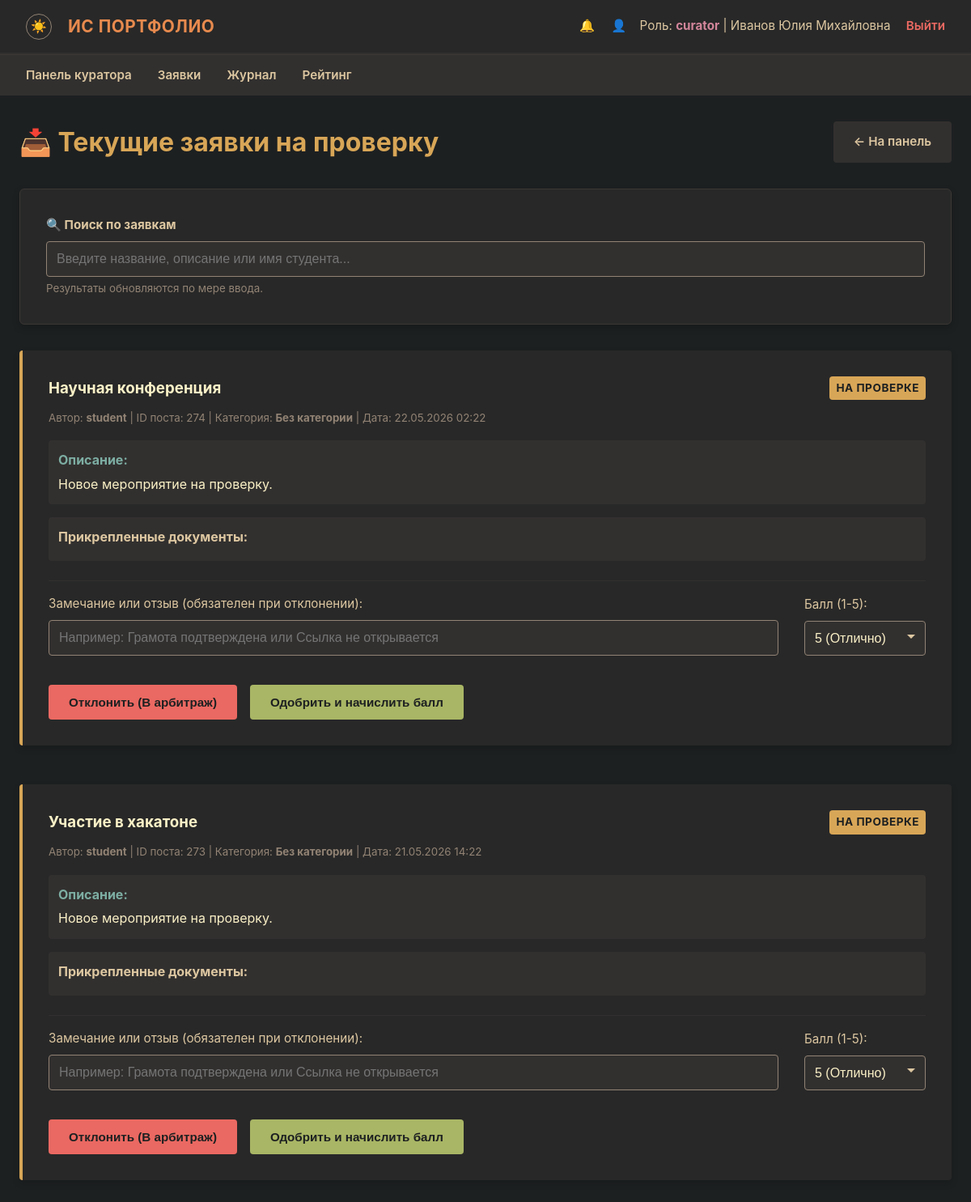
/curator/pending (signed in), run on the app's committed database.
### models.py (models this page shows, shortened)
class User(db.Model, UserMixin):
    __tablename__ = 'users'
    id: int = db.Column(db.Integer, primary_key=True)
    username: str = db.Column(db.String(50), unique=True, nullable=False)
    password_hash: str = db.Column(db.String(256), nullable=False)
    role: str = db.Column(db.String(20), nullable=False)
    last_name: Optional[str] = db.Column(db.String(50), nullable=True)
    first_name: Optional[str] = db.Column(db.String(50), nullable=True)
    patronymic: Optional[str] = db.Column(db.String(50), nullable=True)
    group_name: Optional[str] = db.Column(db.String(20), nullable=True)
    group_id: Optional[int] = db.Column(db.Integer, db.ForeignKey('groups.id'), nullable=True)
    events = db.relationship('Event', backref='student', lazy=True, cascade='all, delete-orphan')
    notifications = db.relationship('Notification', backref='user', lazy=True, cascade='all, delete-orphan')
    scholarship_requests = db.relationship('ScholarshipRequest', backref='student', lazy=True, cascade='all, delete-orphan')
    curated_groups = db.relationship('Group', foreign_keys='Group.curator_id',
                                     back_populates='curator', lazy='select')

class Event(db.Model):
    __tablename__ = 'events'
    id: int = db.Column(db.Integer, primary_key=True)
    student_id: int = db.Column(db.Integer, db.ForeignKey('users.id'), nullable=False)
    title: str = db.Column(db.String(150), nullable=False)
    description: Optional[str] = db.Column(db.Text, nullable=True)
    status: str = db.Column(db.String(20), default=EventStatus.PENDING, nullable=False)
    previous_status: Optional[str] = db.Column(db.String(20), nullable=True)
    category: Optional[str] = db.Column(db.String(5), nullable=True)
    score: Optional[int] = db.Column(db.Integer, nullable=True)
    curator_comment: Optional[str] = db.Column(db.Text, nullable=True)
    commission_comment: Optional[str] = db.Column(db.Text, nullable=True)
    created_at: datetime = db.Column(db.DateTime, default=datetime.utcnow, nullable=False)
    commission_reviewed_at: Optional[datetime] = db.Column(db.DateTime, nullable=True)
    files = db.relationship('EventFile', backref='event', lazy=True, cascade='all, delete-orphan')
    @property
    def category_label(self) -> str: return self.category if self.category else 'Без категории'

### routes/curator.py (the view)
    @app.route('/curator/pending', methods=['GET'])
    @login_required
    def curator_pending():
        if current_user.role != 'curator':
            return "Доступ ограничен", 403
        events = get_curator_events(current_user, EventStatus.PENDING)
        return render_template('curator_pending.html', events=events)

### helpers.py (called while the page is built)
def generate_csrf_token() -> str:
    if '_csrf_token' not in session:
        session['_csrf_token'] = secrets.token_hex(CSRF_TOKEN_BYTES)
    return session['_csrf_token']

### services/curator_service.py (called while the page is built)
def _group_ids_from_user(user: User) -> List[int]:
    return [g.id for g in user.curated_groups]

def get_curator_students(user: User) -> List[User]:
    gids = _group_ids_from_user(user)
    if not gids:
        return []
    return User.query.filter(
        User.role == 'student',
        User.group_id.in_(gids)
    ).all()

def get_curator_student_ids(user: User) -> List[int]:
    return [s.id for s in get_curator_students(user)]

def get_curator_events(user: User, status_filter: str = EventStatus.PENDING) -> List[Event]:
    ids = get_curator_student_ids(user)
    if not ids:
        return []
    q = Event.query.options(joinedload(Event.student), joinedload(Event.files)).filter(
        Event.student_id.in_(ids)
    )
    if status_filter == 'resolved':
        q = q.filter(Event.status.in_([EventStatus.APPROVED, EventStatus.DISPUTED, EventStatus.REJECTED]))
    else:
        q = q.filter(Event.status == status_filter)
    return q.order_by(Event.created_at.desc()).all()

### templates/curator_pending.html (shortened to what this page needs)
{% extends 'base.html' %}
{% block content %}
<div style="display: flex; justify-content: space-between; align-items: center; margin-bottom: 2rem; flex-wrap: wrap; gap: 1rem;">
    <h1 style="color: var(--yellow); margin: 0;">📥 Текущие заявки на проверку</h1>
    <a href="{{ url_for('curator_dashboard') }}" class="btn" style="background-color: var(--bg2); color: var(--fg1); text-decoration: none;">← На панель</a>
</div>
<div class="form-card" style="margin-bottom: 2rem;">
    <div class="form-group" style="margin: 0;">
        <label for="search-input" style="font-weight: bold; color: var(--fg1);">🔍 Поиск по заявкам</label>
        <input type="text" id="search-input" class="form-control" placeholder="Введите название, описание или имя студента..." autocomplete="off">
        <small style="color: var(--gray); display: block; margin-top: 0.25rem;">Результаты обновляются по мере ввода.</small>
    </div>
</div>
<div id="events-container" class="post-grid">
    {% for event in events %}
    <div class="post-card" style="padding: 2rem; background-color: var(--bg1); margin-bottom: 1.5rem; border-left: 4px solid var(--yellow); border-radius: 4px;">
        <div class="post-header" style="display: flex; justify-content: space-between; align-items: flex-start; margin-bottom: 1rem;">
            <div>
                <h3 style="color: var(--fg0); margin: 0 0 0.5rem 0;">{{ event.title }}</h3>
                <small style="color: var(--gray);">
                    Автор: <strong>{{ event.student.username if event.student else 'Удаленный пользователь' }}</strong> | ID поста: {{ event.id }} | Категория: <strong>{{ event.category_label }}</strong> | Дата: {{ event.created_at.strftime('%d.%m.%Y %H:%M') }}
                </small>
            </div>
            <span class="status-badge" style="background-color: var(--yellow); color: var(--bg0); padding: 0.25rem 0.5rem; border-radius: 4px; font-size: 0.85rem; font-weight: bold;">На проверке</span>
        </div>
        <div style="margin-bottom: 1rem; background-color: var(--bg2); padding: 0.75rem; border-radius: 4px;">
            <strong style="color: var(--blue); display: block; margin-bottom: 0.25rem;">Описание:</strong>
            <p style="white-space: pre-wrap; margin: 0;">{{ event.description or 'Описание отсутствует.' }}</p>
        </div>
        <div style="margin-bottom: 1.5rem; background-color: var(--bg2); padding: 0.75rem; border-radius: 4px;">
            <strong style="color: var(--fg1); display: block; margin-bottom: 0.25rem;">Прикрепленные документы:</strong>
        </div>
        <form action="/curator/evaluate/{{ event.id }}" method="POST" style="border-top: 1px solid var(--bg2); padding-top: 1rem;">
            <div style="display: flex; gap: 2rem; margin-bottom: 1rem; align-items: flex-end;">
                <div class="form-group" style="flex: 1;">
                    <label for="comment-{{ event.id }}" style="display: block; margin-bottom: 0.5rem;">Замечание или отзыв (обязателен при отклонении):</label>
                    <input type="text" id="comment-{{ event.id }}" name="comment" class="form-control" placeholder="Например: Грамота подтверждена или Ссылка не открывается" style="width: 100%; box-sizing: border-box;">
                </div>
                <div class="form-group" style="width: 150px;">
                    <label for="score-{{ event.id }}" style="display: block; margin-bottom: 0.5rem;">Балл (1-5):</label>
                    <select id="score-{{ event.id }}" name="score" class="form-control" style="width: 100%;">
                        <option value="5" selected>5 (Отлично)</option>
                    </select>
                </div>
            </div>
            <div style="display: flex; gap: 1rem;">
                <button type="submit" name="action" value="reject" class="btn btn-danger">Отклонить (В арбитраж)</button>
                <button type="submit" name="action" value="approve" class="btn btn-success">Одобрить и начислить балл</button>
            </div>
        </form>
    </div>
    {% endfor %}
</div>
{% endblock %}

### templates/base.html (shortened to what this page needs)
<!DOCTYPE html>
<html lang="ru">
<head>
    <link rel="stylesheet" href="{{ url_for('static', filename='css/style.css') }}">
</head>
<body>
    {% if current_user.is_authenticated %}
    <nav class="navbar">
        <div class="navbar-brand">
            <button class="theme-toggle" id="themeToggle" title="Сменить тему">☀️</button>
            ИС Портфолио
        </div>
        <div class="navbar-user">
            <a href="{{ url_for('notifications') }}" style="color: var(--fg1); text-decoration: none; margin-right: 1rem; position: relative;">
                🔔
            </a>
            <a href="{{ url_for('profile') }}" style="color: var(--fg1); text-decoration: none; margin-right: 0.75rem;">👤</a>
            Роль: <strong>{{ current_user.role }}</strong> |
            {% if current_user.last_name or current_user.first_name %}
            {{ current_user.last_name or '' }} {{ current_user.first_name or '' }} {{ current_user.patronymic or '' }}
            {% else %}
            {{ current_user.username }}
            {% endif %}
            <a href="{{ url_for('logout') }}" class="logout-link">Выйти</a>
        </div>
    </nav>
    <nav class="role-nav">
        <ul>
            {% if current_user.role == 'admin' %}
            <li><a href="{{ url_for('admin_dashboard') }}">Панель</a></li>
            <li><a href="{{ url_for('admin_users') }}">Пользователи</a></li>
            <li><a href="{{ url_for('admin_groups') }}">Группы</a></li>
            <li><a href="{{ url_for('admin_audit') }}">Аудит</a></li>
            {% elif current_user.role == 'student' %}
            <li><a href="{{ url_for('student_dashboard') }}">Моя панель</a></li>
            <li><a href="{{ url_for('student_create') }}">Создать пост</a></li>
            <li><a href="{{ url_for('student_history') }}">История</a></li>
            <li><a href="{{ url_for('rating') }}">Рейтинг</a></li>
            {% elif current_user.role == 'curator' %}
            <li><a href="{{ url_for('curator_dashboard') }}">Панель куратора</a></li>
            <li><a href="{{ url_for('curator_pending') }}">Заявки</a></li>
            <li><a href="{{ url_for('curator_resolved') }}">Журнал</a></li>
            <li><a href="{{ url_for('rating') }}">Рейтинг</a></li>
            {% elif current_user.role == 'commission' %}
            <li><a href="{{ url_for('commission_dashboard') }}">Панель комиссии</a></li>
            <li><a href="{{ url_for('commission_disputes') }}">Споры</a></li>
            <li><a href="{{ url_for('commission_scholarships') }}">Стипендии</a></li>
            <li><a href="{{ url_for('commission_archive') }}">Архив</a></li>
            {% endif %}
        </ul>
    </nav>
    {% endif %}
    <div class="container">
        {% block content %}{% endblock %}
    </div>
</body>
</html>

### static/css/style.css (style rules this page uses)
:root { --bg0: #1d2021; --bg1: #282828; --bg2: #32302f; --bg3: #3c3836; --fg0: #fbf1c7; --fg1: #ddc7a1; --red: #ea6962; --green: #a9b665; --yellow: #d8a657; --blue: #7daea3; --orange: #e78a4e; --purple: #d3869b; --gray: #928374; }
* { box-sizing: border-box; margin: 0; padding: 0; }
body { background-color: var(--bg0); color: var(--fg0); font-family: -apple-system, BlinkMacSystemFont, "Segoe UI", Roboto, Helvetica, Arial, sans-serif; font-size: 16px; line-height: 1.6; padding-bottom: 3rem; }
.navbar { background-color: var(--bg1); padding: 1rem 2rem; display: flex; justify-content: space-between; align-items: center; border-bottom: 2px solid var(--bg2); box-shadow: 0 4px 6px rgba(0, 0, 0, 0.3); }
.navbar-brand { display: flex; align-items: center; gap: 0.5rem; font-weight: 700; color: var(--orange); font-size: 1.3rem; letter-spacing: 0.5px; text-transform: uppercase; }
.navbar-user { color: var(--fg1); font-size: 0.95rem; }
.navbar-user strong { color: var(--purple); }
.logout-link { color: var(--red); text-decoration: none; margin-left: 15px; font-weight: 600; border-bottom: 1px dashed transparent; transition: border-color 0.2s ease; }
.role-nav { background-color: var(--bg2); padding: 0.75rem 2rem; border-top: 1px solid var(--bg3); }
.role-nav ul { list-style: none; display: flex; gap: 2rem; margin: 0; }
.role-nav li { display: inline; }
.role-nav a { color: var(--fg1); text-decoration: none; font-weight: 600; font-size: 0.95rem; padding: 0.5rem 0; border-bottom: 2px solid transparent; transition: border-color 0.2s ease, color 0.2s ease; }
.container { max-width: 1200px; margin: 2rem auto; padding: 0 1.5rem; }
.form-card { background-color: var(--bg1); border: 1px solid var(--bg3); border-radius: 6px; padding: 2rem; margin-bottom: 2rem; box-shadow: 0 4px 10px rgba(0, 0, 0, 0.2); }
.form-group { margin-bottom: 1.25rem; }
.form-group label { display: block; margin-bottom: 0.5rem; color: var(--fg1); font-size: 0.95rem; }
.form-control { width: 100%; padding: 0.75rem; background-color: var(--bg2); border: 1px solid var(--gray); color: var(--fg0); border-radius: 4px; font-size: 1rem; transition: border-color 0.2s ease, box-shadow 0.2s ease; }
select.form-control { cursor: pointer; appearance: none; background-repeat: no-repeat; background-position: right 0.75rem center; padding-right: 2rem; }
.btn { display: inline-block; padding: 0.75rem 1.5rem; border: 1px solid transparent; border-radius: 4px; cursor: pointer; font-weight: 600; font-size: 0.95rem; text-align: center; text-decoration: none; transition: opacity 0.15s ease, transform 0.1s ease; }
.btn-success { background-color: var(--green); color: var(--bg0); }
.btn-danger { background-color: var(--red); color: var(--bg0); }
.post-grid { display: flex; flex-direction: column; gap: 1.5rem; }
.post-card { background-color: var(--bg1); border-left: 5px solid var(--gray); border-radius: 0 6px 6px 0; padding: 1.5rem; box-shadow: 0 4px 8px rgba(0,0,0,0.15); transition: transform 0.2s ease; }
.post-header { display: flex; justify-content: space-between; align-items: center; margin-bottom: 1rem; flex-wrap: wrap; gap: 0.5rem; }
.status-badge { padding: 0.25rem 0.6rem; border-radius: 4px; font-size: 0.8rem; font-weight: 700; text-transform: uppercase; letter-spacing: 0.5px; }
.theme-toggle { background: none; border: 1px solid var(--gray); border-radius: 50%; width: 32px; height: 32px; display: inline-flex; align-items: center; justify-content: center; cursor: pointer; font-size: 1rem; line-height: 1; color: var(--fg1); margin-right: 0.75rem; vertical-align: middle; }

### data on the page
User: role "curator", last_name "Иванов", first_name "Юлия", patronymic "Михайловна"
Event: title "Научная конференция", student "student", id "274", category_label "Без категории", created_at "22.05.2026 02:22", description "Новое мероприятие на проверку.", score "5 (Отлично)"
Event: title "Участие в хакатоне", student "student", id "273", category_label "Без категории", created_at "21.05.2026 14:22", description "Новое мероприятие на проверку.", score "5 (Отлично)"
